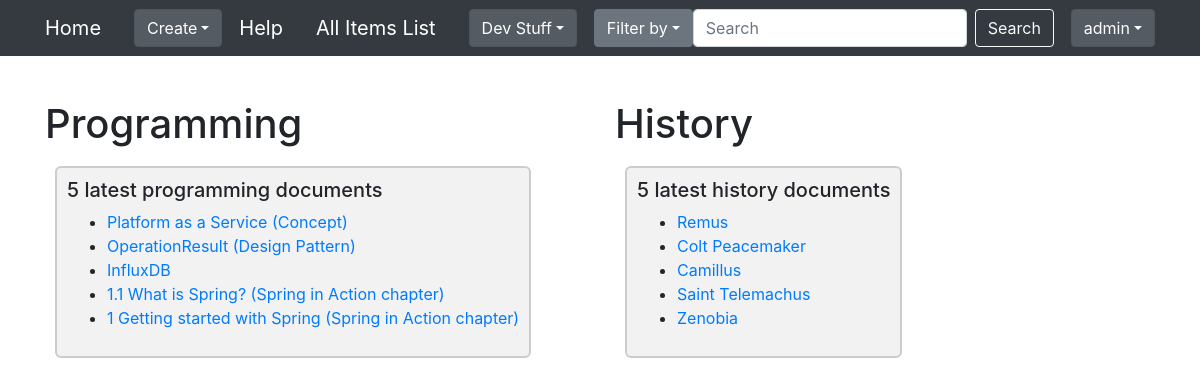
Page /notesfromxml/homepagetest/ (signed in) on the earlier database version.
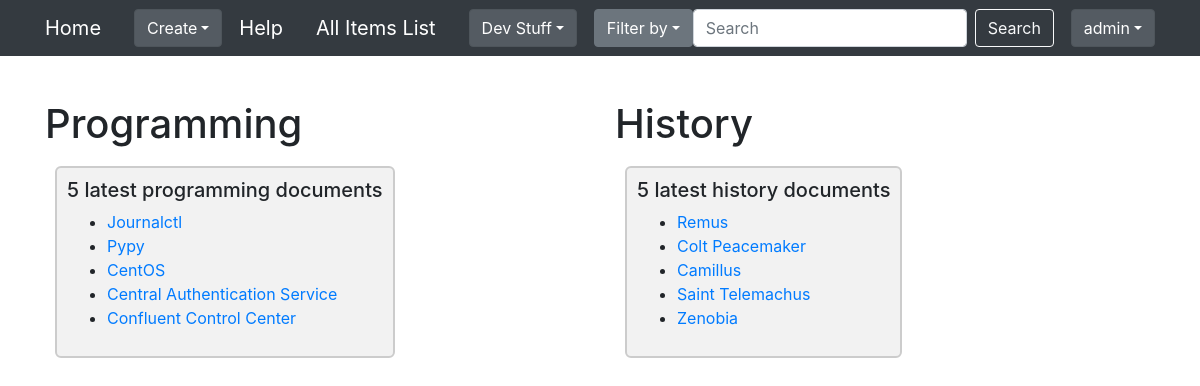
Same page on the later database version.
### notesfromxml/models.py (models this page shows, shortened)
class Document(models.Model):
    document_name = models.TextField()
    document_text = models.TextField()

### notesfromxml/views.py (the view)
# urls.py: path('homepagetest/', views.display_homepage_test, name='homepage_test'),  # development stuff
@login_required
def display_homepage_test(request):
    latest_programming_documents = Document.objects.filter(tagmap__tag__tag_name='Programming').order_by('-id')[:5]
    latest_history_documents = Document.objects.filter(tagmap__tag__tag_name='History').order_by('-id')[:5]
    return render(request, 'notesfromxml/homepage-test.html',
                  {'latest_programming_docs': latest_programming_documents,
                   'latest_history_docs': latest_history_documents})

### notesfromxml/templates/notesfromxml/homepage-test.html (shortened to what this page needs)
{% extends 'notesfromxml/base.html' %}
{% load static %}
{%  block head_css_page %}
    <link rel="stylesheet" type="text/css" href="{% static 'notesfromxml/css/homepage-test.css' %}" />
 {% endblock head_css_page %}
{% block content %}
    <div class="container">
        <div class="row">
            <div class="col">
                <section>
                    <h1>Programming</h1>
                    <div class="latest-docs">
                        {% if latest_programming_docs %}
                            <h5>5 latest programming documents</h5>
                            <ul>
                                {% for doc in latest_programming_docs %}
                                    <li><a href="{% url 'notesfromxml:display_doc' doc.document_name %}">{{ doc.document_name }}</a></li>
                                {% endfor %}
                            </ul>
                        {% endif %}
                    </div>
                </section>
            </div>
            <div class="col">
                <section>
                    <h1>History</h1>
                    <div class="latest-docs">
                        {% if latest_history_docs %}
                            <h5>5 latest history documents</h5>
                            <ul>
                                {% for doc in latest_history_docs %}
                                    <li><a href="{% url 'notesfromxml:display_doc' doc.document_name %}">{{ doc.document_name }}</a></li>
                                {% endfor %}
                            </ul>
                        {% endif %}
                    </div>
                </section>
            </div>
        </div>
    </div>
{% endblock content %}

Differences in the rows shown:
no longer on this page (row unchanged): Document: document_name "Platform as a Service (Concept)", shown under "5 latest programming documents"
no longer on this page (row unchanged): Document: document_name "OperationResult (Design Pattern)", shown under "5 latest programming documents"
no longer on this page (row edited): Document: document_name "InfluxDB", shown under "5 latest programming documents"
no longer on this page (row unchanged): Document: document_name "1.1 What is Spring? (Spring in Action chapter)", shown under "5 latest programming documents"
no longer on this page (row unchanged): Document: document_name "1 Getting started with Spring (Spring in Action chapter)", shown under "5 latest programming documents"
added Document: document_name "Journalctl", shown under "5 latest programming documents"
added Document: document_name "Pypy", shown under "5 latest programming documents"
added Document: document_name "CentOS", shown under "5 latest programming documents"
added Document: document_name "Central Authentication Service", shown under "5 latest programming documents"
added Document: document_name "Confluent Control Center", shown under "5 latest programming documents"
